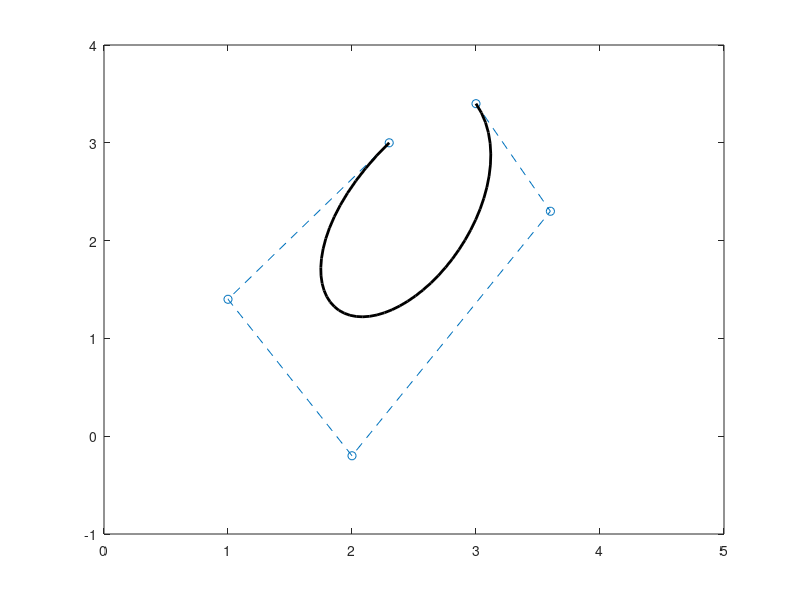

Write the MATLAB code that produced this figure.

% data
x = [2.3,1,2,3.6, 3];
y = [3,1.4,-0.2,2.3, 3.4 ];

% plot of data
plot(x,y,'--o')
axis([0 5 -1 4])
hold on


% Bernstein Polynomials
Bin = @(t,i,N)(nchoosek(N,i)*t.^i.*(1-t).^(N-i));

N =  length(x)-1;

% points of plotting
t = linspace(0,1,50)';


% evaluation of different Bernstein Polynomials and stacking
B = [];
for i = 0 : N
   B = [B Bin(t,i,N)] ;
end

xt = B*(x');  % x coordinates of plot points on curve
yt = B*(y');  % y coordinates of plot points on curve

plot(xt,yt,'k','linewidth',2)

hold off